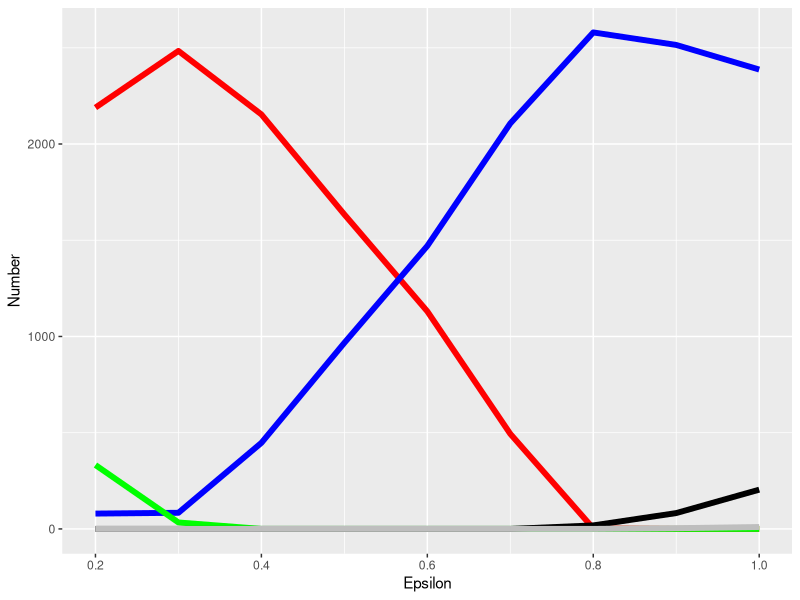

Write the R code that produced this figure.
library(ggplot2)

data = read.csv('probResults.csv', header = T)

df <- data.frame(matrix(ncol = 6, nrow = 9))
x <- c("Epsilon", "COMP", "C", "Free", "Fake", "D")
colnames(df) <- x
df$Epsilon <- c(2:10)/10

f <- function (x){
  i <- x*10 -1
  df$C[i] <-     mean(data[data$eps == x, 'count.patches.with..genome....C..'])
  df$COMP[i] <-  mean(data[data$eps == x, 'count.patches.with..genome....COMP..'])
  df$Free[i] <-  mean(data[data$eps == x, 'count.patches.with..genome....FREE..'])
  df$Fake[i] <-  mean(data[data$eps == x, 'count.patches.with..genome....FAKE..'])
  df$D[i] <-  mean(data[data$eps == x, 'count.patches.with..genome....D..'])
  print(df)
}

for (x in c(2:10)/10){
  df <- f(x)
}

ggplot(df, aes(x = Epsilon)) + 
  geom_line(aes(y = COMP), colour="red", size = 2) + 
  geom_line(aes(y = Free), colour = "blue", size = 2) + 
  geom_line(aes(y = C), colour = "green", size = 2) + 
  geom_line(aes(y = D), colour = "black", size = 2) + 
  geom_line(aes(y = Fake), colour = "grey", size = 2) + 
  ylab(label="Number") + 
  xlab("Epsilon")